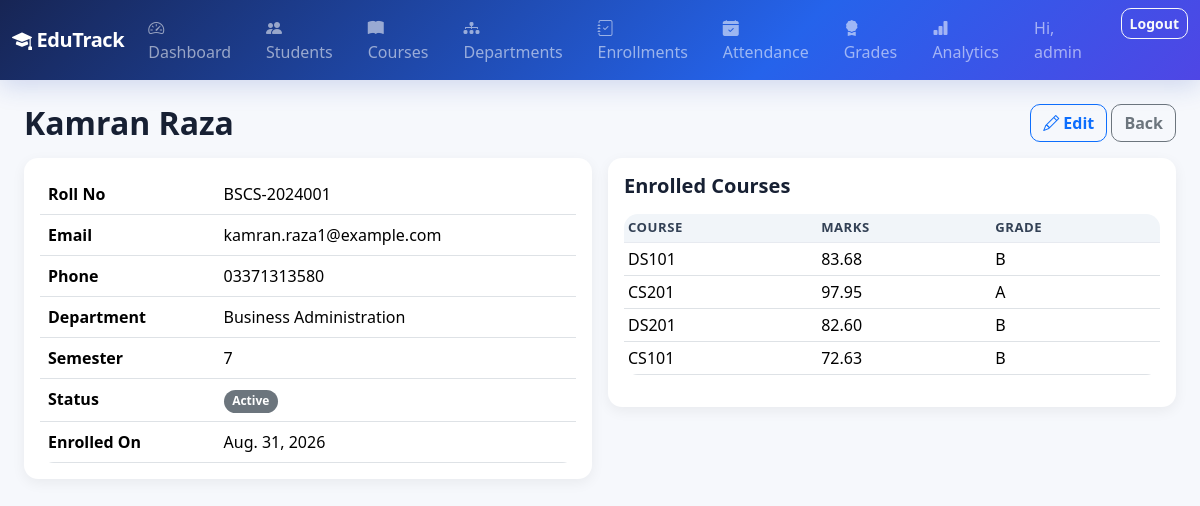
The page /students/1/ (signed in) on the database its author committed.
### core/models.py (models this page shows, shortened)
class Student(models.Model):
    STATUS_CHOICES = [
        ("active", "Active"),
        ("graduated", "Graduated"),
        ("suspended", "Suspended"),
    ]
    roll_no = models.CharField(max_length=20, unique=True)
    first_name = models.CharField(max_length=60)
    last_name = models.CharField(max_length=60)
    email = models.EmailField(unique=True)
    phone = models.CharField(max_length=20, blank=True)
    department = models.ForeignKey(
        Department, on_delete=models.SET_NULL, null=True, related_name="students"
    )
    semester = models.PositiveSmallIntegerField(default=1)
    status = models.CharField(max_length=15, choices=STATUS_CHOICES, default="active")
    enrollment_date = models.DateField(auto_now_add=True)
    courses = models.ManyToManyField(Course, through="Enrollment", related_name="students")
    class Meta:
        ordering = ["roll_no"]
    @property
    def full_name(self):
        return f"{self.first_name} {self.last_name}"

class Department(models.Model):
    name = models.CharField(max_length=100, unique=True)
    class Meta:
        ordering = ["name"]
    def __str__(self):
        return self.name

class Enrollment(models.Model):
    student = models.ForeignKey(Student, on_delete=models.CASCADE, related_name="enrollments")
    course = models.ForeignKey(Course, on_delete=models.CASCADE, related_name="enrollments")
    semester = models.PositiveSmallIntegerField(default=1)
    date_enrolled = models.DateField(auto_now_add=True)
    class Meta:
        unique_together = ("student", "course", "semester")
        ordering = ["-date_enrolled"]

class Course(models.Model):
    code = models.CharField(max_length=15, unique=True)
    title = models.CharField(max_length=150)
    credit_hours = models.PositiveSmallIntegerField(default=3)
    department = models.ForeignKey(
        Department, on_delete=models.CASCADE, related_name="courses"
    )
    class Meta:
        ordering = ["code"]

class Grade(models.Model):
    enrollment = models.OneToOneField(Enrollment, on_delete=models.CASCADE, related_name="grade")
    marks_obtained = models.DecimalField(
        max_digits=5, decimal_places=2, validators=[MinValueValidator(0), MaxValueValidator(100)]
    )
    class Meta:
        ordering = ["-marks_obtained"]
    @property
    def letter_grade(self):
        m = float(self.marks_obtained)
        if m >= 85:
            return "A"
        elif m >= 70:
            return "B"
        elif m >= 60:
            return "C"
        elif m >= 50:
            return "D"
        return "F"

### core/views.py (the view)
# urls.py: path("students/<int:pk>/", views.StudentDetailView.as_view(), name="student-detail"),
class StudentDetailView(LoginRequiredMixin, DetailView):
    model = Student
    template_name = "core/student_detail.html"
    context_object_name = "student"

### core/templates/core/student_detail.html (shortened to what this page needs)
{% extends "base.html" %}
{% block content %}
<div class="d-flex justify-content-between align-items-center mb-3">
  <h2 class="fw-bold mb-0">{{ student.full_name }}</h2>
  <div>
    <a href="{% url 'core:student-edit' student.pk %}" class="btn btn-outline-primary"><i class="bi bi-pencil"></i> Edit</a>
    <a href="{% url 'core:student-list' %}" class="btn btn-outline-secondary">Back</a>
  </div>
</div>
<div class="row g-3">
  <div class="col-md-6">
    <div class="table-card">
      <table class="table mb-0">
        <tr><th>Roll No</th><td>{{ student.roll_no }}</td></tr>
        <tr><th>Email</th><td>{{ student.email }}</td></tr>
        <tr><th>Phone</th><td>{{ student.phone|default:"-" }}</td></tr>
        <tr><th>Department</th><td>{{ student.department|default:"-" }}</td></tr>
        <tr><th>Semester</th><td>{{ student.semester }}</td></tr>
        <tr><th>Status</th><td><span class="badge bg-secondary">{{ student.get_status_display }}</span></td></tr>
        <tr><th>Enrolled On</th><td>{{ student.enrollment_date }}</td></tr>
      </table>
    </div>
  </div>
  <div class="col-md-6">
    <div class="table-card">
      <h5 class="fw-bold mb-3">Enrolled Courses</h5>
      <table class="table table-sm">
        <thead><tr><th>Course</th><th>Marks</th><th>Grade</th></tr></thead>
        <tbody>
          {% for e in student.enrollments.all %}
          <tr>
            <td>{{ e.course.code }}</td>
            <td>{{ e.grade.marks_obtained|default:"-" }}</td>
            <td>{{ e.grade.letter_grade|default:"-" }}</td>
          </tr>
          {% empty %}
          <tr><td colspan="3" class="text-muted text-center">No enrollments yet.</td></tr>
          {% endfor %}
        </tbody>
      </table>
    </div>
  </div>
</div>
{% endblock %}

### templates/base.html (shortened to what this page needs)
{% load static %}
<!DOCTYPE html>
<html lang="en">
<head>
    <link href="https://cdn.jsdelivr.net/npm/bootstrap@5.3.3/dist/css/bootstrap.min.css" rel="stylesheet">
    <link href="https://cdn.jsdelivr.net/npm/bootstrap-icons@1.11.3/font/bootstrap-icons.css" rel="stylesheet">
    <link rel="stylesheet" href="{% static 'css/style.css' %}">
</head>
<body>
{% if user.is_authenticated %}
<nav class="navbar navbar-expand-lg navbar-dark edutrack-navbar">
  <div class="container-fluid">
    <a class="navbar-brand fw-bold" href="{% url 'core:home' %}"><i class="bi bi-mortarboard-fill"></i> EduTrack</a>
    <div class="collapse navbar-collapse" id="nav">
      <ul class="navbar-nav me-auto mb-2 mb-lg-0">
        <li class="nav-item"><a class="nav-link" href="{% url 'core:home' %}"><i class="bi bi-speedometer2"></i> Dashboard</a></li>
        <li class="nav-item"><a class="nav-link" href="{% url 'core:student-list' %}"><i class="bi bi-people-fill"></i> Students</a></li>
        <li class="nav-item"><a class="nav-link" href="{% url 'core:course-list' %}"><i class="bi bi-book-fill"></i> Courses</a></li>
        <li class="nav-item"><a class="nav-link" href="{% url 'core:department-list' %}"><i class="bi bi-diagram-3-fill"></i> Departments</a></li>
        <li class="nav-item"><a class="nav-link" href="{% url 'core:enrollment-list' %}"><i class="bi bi-journal-check"></i> Enrollments</a></li>
        <li class="nav-item"><a class="nav-link" href="{% url 'core:attendance-list' %}"><i class="bi bi-calendar-check-fill"></i> Attendance</a></li>
        <li class="nav-item"><a class="nav-link" href="{% url 'core:grade-list' %}"><i class="bi bi-award-fill"></i> Grades</a></li>
        <li class="nav-item"><a class="nav-link" href="{% url 'analytics:dashboard' %}"><i class="bi bi-bar-chart-fill"></i> Analytics</a></li>
      </ul>
      <ul class="navbar-nav">
        <li class="nav-item"><span class="nav-link text-light-50">Hi, {{ user.username }}</span></li>
        <li class="nav-item">
          <form method="post" action="{% url 'logout' %}" class="d-inline">
            <button class="btn btn-sm btn-outline-light ms-2" type="submit">Logout</button>
          </form>
        </li>
      </ul>
    </div>
  </div>
</nav>
{% endif %}
<div class="container-fluid py-4 px-4">
{% block content %}{% endblock %}
</div>
</body>
</html>

### static/css/style.css (style rules this page uses)
:root { --edutrack-primary: #4361ee; --edutrack-dark: #1a1a2e; }
body { background-color: #f5f7fb; }
.edutrack-navbar { background: linear-gradient(90deg, var(--edutrack-dark), var(--edutrack-primary)); }
.table-card { background: #fff; border-radius: 14px; padding: 1rem; box-shadow: 0 4px 14px rgba(0,0,0,0.06); }
:root { --et-primary: #2563eb; --et-primary-dark: #1d4ed8; --et-accent: #7c3aed; --et-bg: #f6f8fc; --et-surface: #ffffff; --et-text: #172033; --et-muted: #667085; --et-border: #e7eaf0; --et-success: #16a34a; --et-warning: #d97706; --et-danger: #dc2626; --et-shadow: 0 10px 30px rgba(15, 23, 42, .07); }
body { background: var(--et-bg); color: var(--et-text); }
.navbar { background: linear-gradient(135deg, #172554 0%, #2563eb 65%, #4f46e5 100%) !important; box-shadow: 0 6px 24px rgba(30, 64, 175, .18); }
.navbar-brand { letter-spacing: -.02em; }
.btn { border-radius: 10px; font-weight: 600; transition: all .18s ease; }
.table { background: var(--et-surface); border-radius: 14px; overflow: hidden; }
.table thead th { background: #f1f5f9; color: #334155; font-size: .82rem; text-transform: uppercase; letter-spacing: .04em; border-bottom: 1px solid var(--et-border); }
.table tbody tr { transition: background .15s ease; }
.badge { border-radius: 999px; padding: .45em .72em; font-weight: 600; }
a { transition: color .15s ease; }

### rows shown on the page
Student: full_name "Kamran Raza", roll_no "BSCS-2024001", email "kamran.raza1@example.com", phone "03371313580", department "Business Administration", semester "7", status "Active", enrollment_date "Aug. 31, 2026"
Enrollment: course.code "DS101", grade.marks_obtained "83.68", grade.letter_grade "B"
Enrollment: course.code "CS201", grade.marks_obtained "97.95", grade.letter_grade "A"
Enrollment: course.code "DS201", grade.marks_obtained "82.60", grade.letter_grade "B"
Enrollment: course.code "CS101", grade.marks_obtained "72.63", grade.letter_grade "B"

### other values the page prints
{{ user.username }} "admin"
